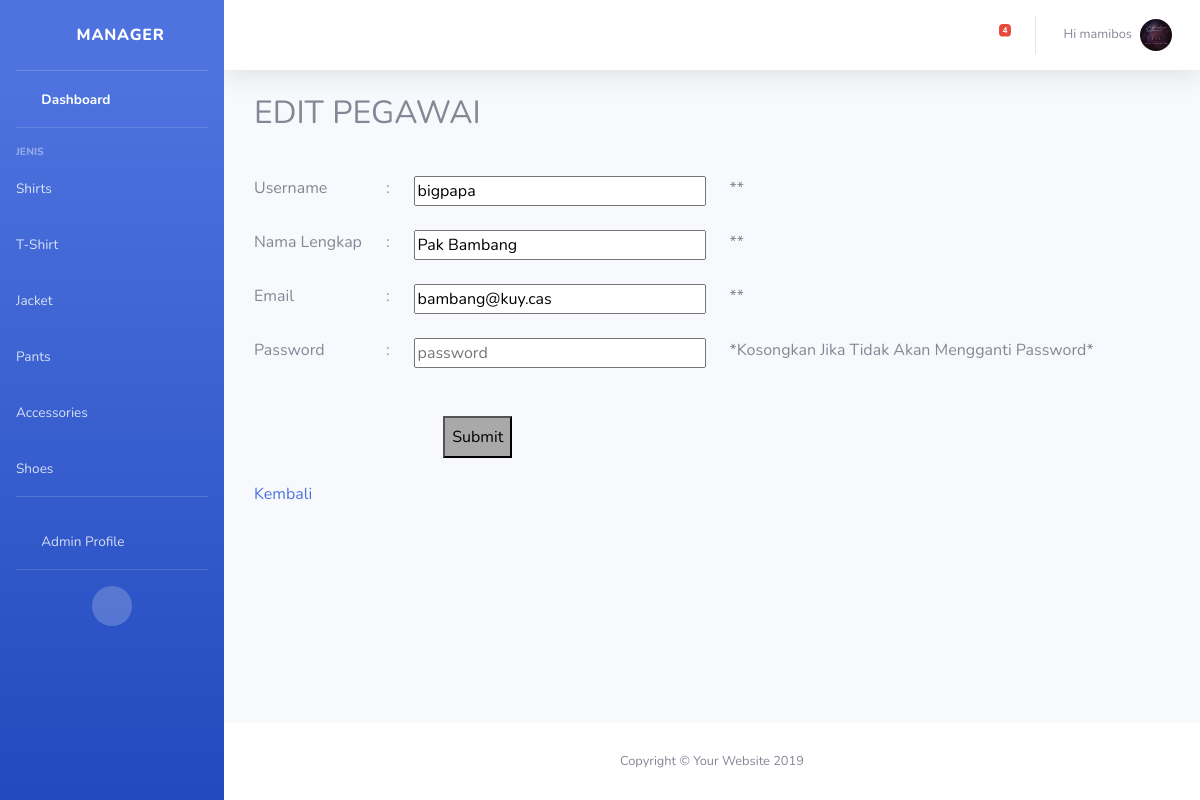
The page /mana/editprofile.php (signed in) on the database its author committed.
### tables this page shows
CREATE TABLE `kategori` (
  `idkategori` varchar(10) NOT NULL,
  `namakategori` varchar(50) NOT NULL
);

CREATE TABLE `pegawai` (
  `idpegawai` varchar(10) NOT NULL,
  `username` varchar(20) NOT NULL,
  `nama_lengkap` varchar(50) NOT NULL,
  `email` varchar(50) NOT NULL,
  `idlevel` varchar(2) NOT NULL,
  `password` varchar(20) NOT NULL,
  `foto` varchar(255) DEFAULT NULL
);

### mana/editprofile.php (the view, shortened to what this page needs)
<?php
include('includes/navbar.php');
$id = $_GET["id"];
?>
  <div class="main-content" style="padding-left: 30px ; width: 100% ; padding-right: 30px " >
                        <div class="row">
                                <div class="col-md-12">
                                    <div class="overview-wrap">
                                        <h2 class="title-1">EDIT PEGAWAI</h2>
                                    </div>
                                </div>
                        </div>
                        <br>
                        <div class="row">
                           <form method="POST" autocomplete="on" action="<?php echo htmlspecialchars($_SERVER["PHP_SELF"]).'?id='.$id;?>" >
                          <table class="table table-borderless table-produk">
                             <?php
                                  $query = " SELECT * FROM pegawai WHERE idpegawai LIKE '%$id%' ";
                                  $result = $con->query($query);
                                  if (!$result){
                                    printf("Error: %s\n", mysqli_error($con));
                                    exit();
                                  }else{
                                    while ($row = $result->fetch_object()){
                                      $username = $row->username;
                                      $namalengkap = $row->nama_lengkap;
                                      $email = $row->email;
                                      }
                                  }
                                 if (isset($_POST["submit"])){
                                            $username = test_input($_POST['username']);
                                              if ($username == ''){
                                                $error_username = "username is required";
                                                $valid_username = FALSE;
                                              }elseif (!preg_match("/^[a-zA-Z]*$/",$username)) {
                                                $error_username = "Only letters and white space allowed";
                                                $valid_username = FALSE;
                                              }else{
                                                $valid_username = TRUE;
                                                $error_username= "";
                                              }
                                            }else{
                                                        $error_username= "";
                                            }
                                            if (isset($_POST["submit"])){
                                              $namalengkap = test_input($_POST['namalengkap']);
                                              if ($namalengkap == ''){
                                                $error_namalengkap = "namalengkap is required";
                                                $valid_namalengkap = FALSE;
                                              }elseif (!preg_match("/^[a-zA-Z ]*$/",$namalengkap)) {
                                                $error_namalengkap = "Only letters and white space allowed";
                                                $valid_namalengkap = FALSE;
                                              }else{
                                                $valid_namalengkap = TRUE;
                                                $error_namalengkap= "";
                                              }
                                            }else{
                                                        $error_namalengkap= "";
                                            }
                                            if (isset($_POST["submit"])){
                                              $email = test_input($_POST['email']);
                                              $error_email="" ;
                                              if ($email == ''){
                                                $error_email = "Email is required";
                                                $valid_email = FALSE;
                                              }elseif (!preg_match("/[a-z0-9._%+-]+@[a-z0-9.-]+.[a-z]{2,}$/",$email)) {
                                                $error_email = "Format email allowed";
                                                $valid_email = FALSE;
                                              }else{
                                                $valid_email = TRUE;
                                                $error_email="";}
                                            }else{
                                                            $error_email="";
                                                        }
                                                if (isset($_POST["submit"])){
                    $password = test_input($_POST['password']);
                    if ($password == ''){
                        $error_password = "Kosongkan Jika Tidak Akan Mengganti Password";
                        $valid_password = TRUE;
                    }else{
                        $valid_password = TRUE;
                        $error_password= "";
                    }
                }else{
                    $error_password = "Kosongkan Jika Tidak Akan Mengganti Password";
                }
        ?>
      <tr>
            <td valign="top">Username</td>
            <td valign="top">:</td>
            <td valign="top"><input type="text" name="username" size="30" maxlength="10" placeholder="Username" value="<?php echo $username;?>"></td>
            <td valign="top"><span>*<?php echo '' .$error_username.''; ?>*</span></td>
        </tr>
        <tr>
            <td valign="top">Nama Lengkap</td>
            <td valign="top">:</td>
            <td valign="top"><input type="text" name="namalengkap" size="30" maxlength="40" placeholder="Nama Lengkap" value="<?php echo $namalengkap;?>"></td>
            <td valign="top"><span>*<?php echo '' .$error_namalengkap.''; ?>*</span></td>
        </tr>
        <tr>
            <td valign="top">Email</td>
            <td valign="top">:</td>
            <td valign="top"><input type="text" name="email" size="30" placeholder="Email" value="<?php echo $email;?>"></td>
            <td valign="top"><span>*<?php echo '' .$error_email.''; ?>*</span></td>
        </tr>
            <tr>
                <td valign="top">Password</td>
                <td valign="top">:</td>
                <td valign="top"><input type="password" name="password" size="30" placeholder="password" >
                </td>
                <td valign="top"><span >*<?php echo '' .$error_password.''; ?>*</span>
                </td>
            </tr>
        <tr>
            <td valign="top" colspan="3"><br><center>
                        <input type="submit" name="submit" value="Submit" style="padding: 7px; background-color: darkgrey">&nbsp;
                        </center>
                    </td>
        </tr>
        <tr>
            <td><a href="profil.php">Kembali</a></td>
        </tr>
        </table>
      </form>
                </div>
                    </div>
<?php
include('includes/footer.php');
?>

### mana/includes/navbar.php (shortened to what this page needs)
<?php
include('includes/header.php');
include('includes/scripts.php');
?>
<ul class="navbar-nav fixed bg-gradient-primary sidebar sidebar-dark accordion" id="accordionSidebar">
<a class="sidebar-brand d-flex align-items-center justify-content-center" href="index.php">
    <i class="fas fa-laugh-wink fa-lg"></i>
  <div class="sidebar-brand-text mx-3">Manager <sup></sup></div>
</a>
<hr class="sidebar-divider my-0">
<li class="sidebar-sticky">
<li class="nav-item active">
  <a class="nav-link" href="index.php">
    <i class="fas fa-fw fa-tachometer-alt"></i>
    <span>Dashboard</span></a>
</li>
<hr class="sidebar-divider">
<div class="sidebar-heading">
  Jenis
</div>
<?php
  $menu = mysqli_query($con,"SELECT * FROM kategori");
  $jum = mysqli_num_rows($menu);
    if($jum > 1){
    while($isi = mysqli_fetch_array($menu)){
      $idkat = $isi["idkategori"];
      $namakat = $isi["namakategori"];
      ?>
      <li class="nav-item">
          <a class="nav-link collapsed" data-toggle="collapse" data-target="#collapsem<?php echo$idkat;?>" aria-expanded="true" aria-controls="collapsem<?php echo$idkat;?>" href="indexkategori.php?id=<?php echo $idkat; ?>">
          <span><?php echo $namakat;?></span>
          </a>
      </li>
        <?php
    }
  }
  ?>
<hr class="sidebar-divider">
<li class="nav-item">
  <a class="nav-link" href="profil.php">
    <i class="fas fa-user-shield fa-fw"></i>
    <span>Admin Profile</span></a>
</li>
<hr class="sidebar-divider d-none d-md-block">
<div class="text-center d-none d-md-inline">
  <button class="rounded-circle border-0" id="sidebarToggle"></button>
</div>
</li>
</ul>
    <div id="content-wrapper" class="d-flex flex-column">
        <nav class="navbar navbar-expand navbar-light bg-white topbar mb-4 static-top shadow">
          <ul class="navbar-nav ml-auto">
            <?php
              $seq = mysqli_query($con," SELECT b.namakategori as nama, COUNT(a.idproduk) as jumlah FROM produk a, kategori b WHERE a.idkategori = b.idkategori GROUP BY a.idkategori");
                $i = 0;
                while ($cuk = mysqli_fetch_array($seq)) {
                  if($cuk['jumlah'] <= 2){
                    $i += 1;
                  }
                }
              ?>
            <li class="nav-item dropdown no-arrow mx-1">
              <a class="nav-link dropdown-toggle" href="#" id="alertsDropdown" role="button" data-toggle="dropdown" aria-haspopup="true" aria-expanded="false">
                <i class="fas fa-bell fa-fw"></i>
                <span class="badge badge-danger badge-counter"><?php if($i>=1){ echo $i ;} ?></span>
              </a>
            </li>
            <li class="nav-item dropdown no-arrow">
              <a class="nav-link dropdown-toggle" href="#" id="userDropdown" role="button" data-toggle="dropdown" aria-haspopup="true" aria-expanded="false">
                <span class="mr-2 d-none d-lg-inline text-gray-600 small">
               Hi <?php echo $_SESSION['username']; ?>
                </span>
                <img class="img-profile rounded-circle" src="/toko_baju_klout/foto/<?php echo $_SESSION['foto']; ?>">
              </a>
            </li>
          </ul>
        </nav>
      <div id="content">

### rows shown on the page
kategori: namakategori "Shirts"
kategori: namakategori "T-Shirt"
kategori: namakategori "Jacket"
kategori: namakategori "Pants"
kategori: namakategori "Accessories"
kategori: namakategori "Shoes"
pegawai: username "bigpapa", namalengkap "Pak Bambang", email "bambang@kuy.cas"

### other values the page prints
$i "4"
$_SESSION['username'] "mamibos"
$error_password "Kosongkan Jika Tidak Akan Mengganti Password"
